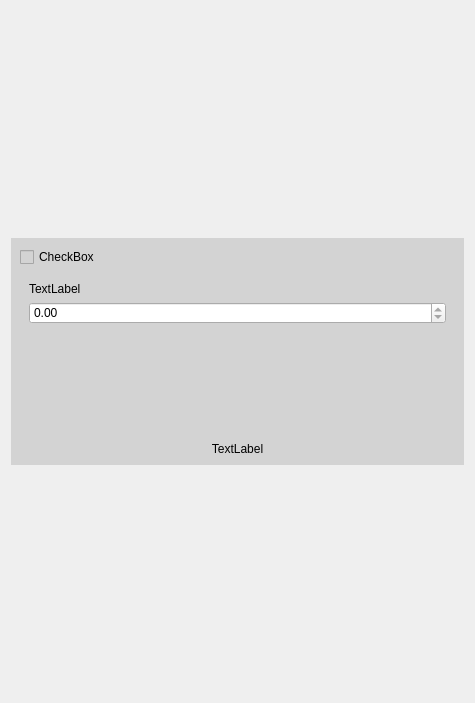
<?xml version="1.0" encoding="UTF-8"?>
<ui version="4.0">
 <class>Form</class>
 <widget class="QWidget" name="Form">
  <property name="geometry">
   <rect>
    <x>0</x>
    <y>0</y>
    <width>475</width>
    <height>703</height>
   </rect>
  </property>
  <property name="windowTitle">
   <string>Form</string>
  </property>
  <layout class="QGridLayout" name="gridLayout">
   <item row="2" column="0">
    <spacer name="top_spacer">
     <property name="orientation">
      <enum>Qt::Vertical</enum>
     </property>
     <property name="sizeHint" stdset="0">
      <size>
       <width>0</width>
       <height>0</height>
      </size>
     </property>
    </spacer>
   </item>
   <item row="4" column="0">
    <spacer name="bot_spacer">
     <property name="orientation">
      <enum>Qt::Vertical</enum>
     </property>
     <property name="sizeHint" stdset="0">
      <size>
       <width>0</width>
       <height>0</height>
      </size>
     </property>
    </spacer>
   </item>
   <item row="3" column="0">
    <widget class="QWidget" name="widget" native="true">
     <property name="styleSheet">
      <string notr="true">background-color: lightgray;</string>
     </property>
     <layout class="QGridLayout" name="gridLayout_4">
      <item row="0" column="0">
       <layout class="QVBoxLayout" name="pll_layout">
        <item>
         <widget class="QCheckBox" name="pll_check">
          <property name="text">
           <string>CheckBox</string>
          </property>
         </widget>
        </item>
        <item>
         <widget class="QStackedWidget" name="pll_spanel">
          <property name="currentIndex">
           <number>0</number>
          </property>
          <widget class="QWidget" name="on_widget">
           <layout class="QGridLayout" name="gridLayout_2">
            <item row="0" column="0">
             <layout class="QVBoxLayout" name="on_layout">
              <item>
               <widget class="QLabel" name="ext_f_label">
                <property name="sizePolicy">
                 <sizepolicy hsizetype="Preferred" vsizetype="Maximum">
                  <horstretch>0</horstretch>
                  <verstretch>0</verstretch>
                 </sizepolicy>
                </property>
                <property name="text">
                 <string>TextLabel</string>
                </property>
               </widget>
              </item>
              <item>
               <widget class="QDoubleSpinBox" name="ext_f_display">
                <property name="styleSheet">
                 <string notr="true">background-color: Pale gray;</string>
                </property>
                <property name="readOnly">
                 <bool>true</bool>
                </property>
               </widget>
              </item>
              <item>
               <spacer name="verticalSpacer">
                <property name="orientation">
                 <enum>Qt::Vertical</enum>
                </property>
                <property name="sizeHint" stdset="0">
                 <size>
                  <width>20</width>
                  <height>40</height>
                 </size>
                </property>
               </spacer>
              </item>
             </layout>
            </item>
           </layout>
          </widget>
          <widget class="QWidget" name="off_widget">
           <layout class="QGridLayout" name="gridLayout_3">
            <item row="0" column="0">
             <layout class="QVBoxLayout" name="off_layout">
              <item>
               <widget class="QLabel" name="frec_label">
                <property name="text">
                 <string>TextLabel</string>
                </property>
               </widget>
              </item>
              <item>
               <widget class="QDoubleSpinBox" name="frec_input">
                <property name="styleSheet">
                 <string notr="true">background-color: Pale gray;</string>
                </property>
                <property name="maximum">
                 <double>1000000.000000000000000</double>
                </property>
               </widget>
              </item>
              <item>
               <widget class="QLabel" name="amp_label">
                <property name="text">
                 <string>TextLabel</string>
                </property>
               </widget>
              </item>
              <item>
               <widget class="QDoubleSpinBox" name="amp_input">
                <property name="styleSheet">
                 <string notr="true">background-color: Pale gray;</string>
                </property>
               </widget>
              </item>
              <item>
               <widget class="QLabel" name="phase_label">
                <property name="text">
                 <string>TextLabel</string>
                </property>
               </widget>
              </item>
              <item>
               <widget class="QDoubleSpinBox" name="phase_input">
                <property name="styleSheet">
                 <string notr="true">background-color: Pale gray;</string>
                </property>
                <property name="maximum">
                 <double>36000.000000000000000</double>
                </property>
               </widget>
              </item>
             </layout>
            </item>
           </layout>
          </widget>
         </widget>
        </item>
        <item>
         <widget class="QLabel" name="overload_label">
          <property name="text">
           <string>TextLabel</string>
          </property>
          <property name="alignment">
           <set>Qt::AlignCenter</set>
          </property>
         </widget>
        </item>
       </layout>
      </item>
     </layout>
    </widget>
   </item>
  </layout>
 </widget>
 <resources/>
 <connections/>
</ui>
